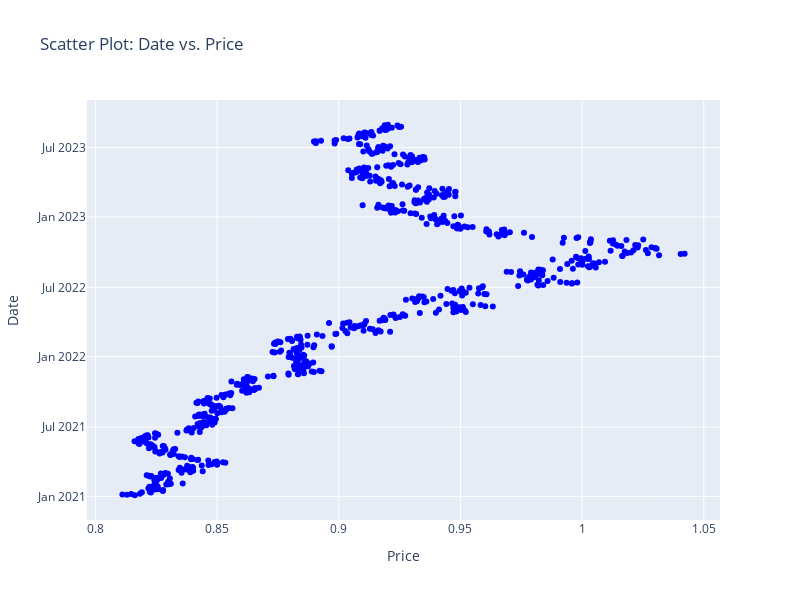

Notebook source saved alongside this figure:
### Code cell
import plotly.express as px

# Create a scatter plot with Plotly Express
fig = px.scatter(data, x='Price', y='Date', title='Scatter Plot: Date vs. Price', 
                 labels={'Price': 'Price', 'Date': 'Date'}, color_discrete_sequence=['blue'])

fig.update_layout(
    autosize=False,
    width=800,
    height=600,)

# Show the plot
fig.show()

### Figure 1 — Plotly figure (JSON) as saved in the notebook; plotly's stock layout.template omitted (floating-point values rounded to 4 significant figures; data arrays with more than 128 entries replaced by an {"elided": "..."} marker saying what was removed)
{"data": [{"hovertemplate": "Price=%{x}<br>Date=%{y}<extra></extra>", "legendgroup": "", "marker": {"color": "blue", "symbol": "circle"}, "mode": "markers", "name": "", "orientation": "h", "showlegend": false, "type": "scatter", "x": {"elided": "693 float values"}, "xaxis": "x", "y": {"elided": "693 str values"}, "yaxis": "y"}], "layout": {"autosize": false, "height": 600, "legend": {"tracegroupgap": 0}, "title": {"text": "Scatter Plot: Date vs. Price"}, "width": 800, "xaxis": {"anchor": "y", "domain": [0, 1], "title": {"text": "Price"}}, "yaxis": {"anchor": "x", "domain": [0, 1], "title": {"text": "Date"}}}}
